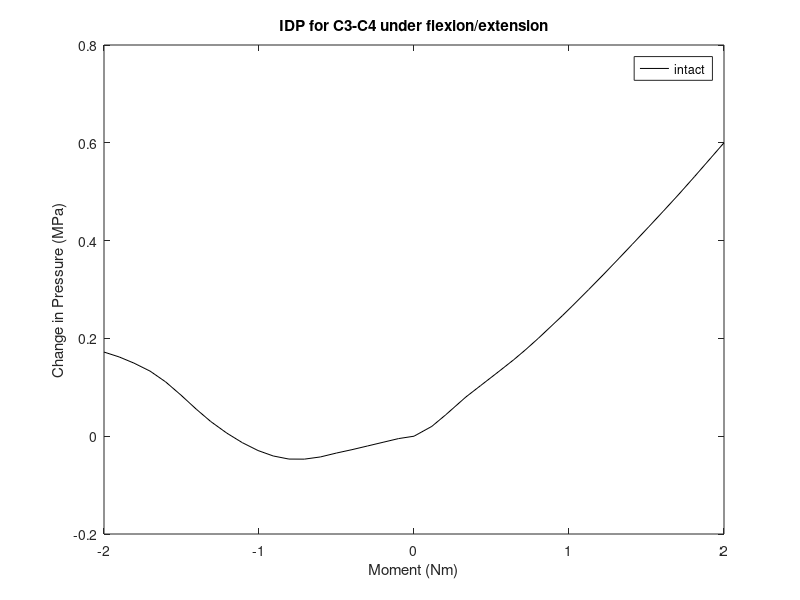
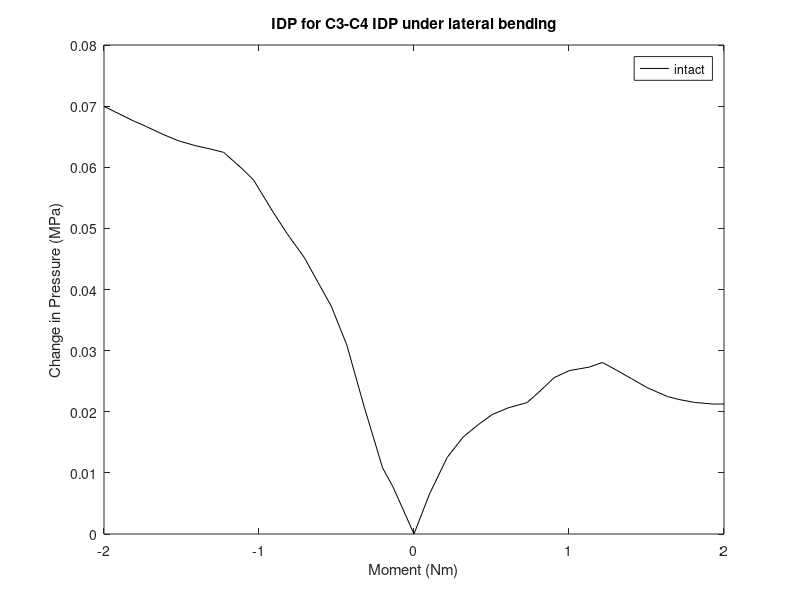
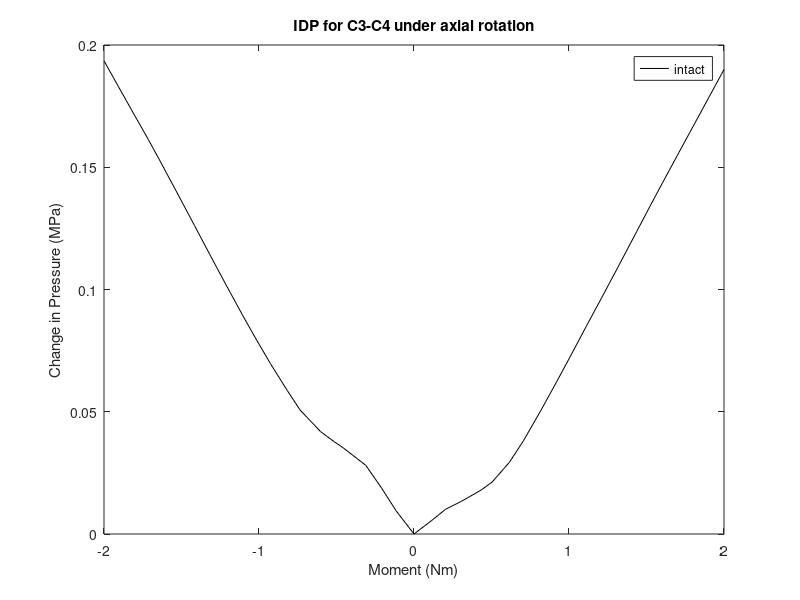

Here is the MATLAB script that generated these plots, in order:
%% this script plots average IDP for the c5-c5 nucleus pulposus under flexion/extension, lateral bending, and axial rotation
% intact
%% flexion/extension (4n4p) c5-c6 Average IDP
%4n
p4n=[0.757232 0.752332 0.744784 0.737232 0.729725 0.722827 0.714818 0.710336 0.710484 0.716822 0.727941 0.744037 0.763532 0.787228 0.812446 0.841475 0.868411 0.890218 0.906713 0.919272 0.929319 ];
x4n=[2 2.05 2.1 2.15 2.2 2.25 2.30198 2.35365 2.40358 2.45421 2.50322 2.55384 2.60384 2.65565 2.70225 2.75206 2.80139 2.85108 2.90339 2.95085 3];

%4p
p4p=[0.757232 0.777331 0.801085 0.837329 0.860643 0.888572 0.913933 0.93346 0.957689 1.0044 1.02325 1.05695 1.08726 1.12144 1.1497 1.18577 1.21756 1.2522 1.28776 1.32667 1.35731];
x4p=[2 2.0575 2.1025 2.16719 2.21465 2.2716 2.32233 2.35879 2.40155 2.47973 2.51017 2.56326 2.61022 2.66193 2.70424 2.75779 2.80445 2.8546 2.90442 2.95797 3];

% delta loop
for n=1:20
    p4n1(n)=[p4n(n+1)-p4n(1)];
    p4p1(n)=[p4p(n+1)-p4p(1)];
end

% zero data and join
x4n1=-2*(x4n-2);
x4p1=[(x4p-2)*2];
p4p2=[0,p4p1];
x4=[flip(x4n1(2:21)),x4p1];
p4=[flip(p4n1),p4p2];

%plot
figure(1)
f1=plot(x4,p4,'k');
ylabel('Change in Pressure (MPa)')
xlabel('Moment (Nm)')
title('IDP for C3-C4 under flexion/extension')
legend(f1,'intact')
hold on

%% lateral bending (5n5p) c5-c6 Average IDP
%5n
p5n=[0.757232 0.764908 0.768042 0.778033 0.788171 0.794515 0.79836 0.802492 0.80626 0.809767 0.815195 0.817103 0.819669 0.820198 0.820749 0.821518 0.822533 0.823947 0.824849 0.826325 0.8272];
x5n=[2 2.0675 2.10125 2.16062 2.21688 2.26697 2.30924 2.35429 2.40779 2.45293 2.51808 2.55698 2.61406 2.65527 2.70375 2.75725 2.8064 2.86587 2.90654 2.96524 3];

%5p
p5p=[0.757232 0.763777 0.76977 0.773091 0.775132 0.77677 0.777869 0.778728 0.780429 0.782813 0.783969 0.784525 0.785294 0.783997 0.782652 0.781187 0.77972 0.779245 0.778759 0.778488 0.778511];
x5p=[2 2.05 2.10719 2.15841 2.20749 2.25204 2.30359 2.36468 2.40251 2.45207 2.50137 2.56422 2.60772 2.65475 2.70141 2.75163 2.81747 2.85415 2.90465 2.96581 3];

% delta loop
for n=1:20
    p5n1(n)=[p5n(n+1)-p5n(1)];
    p5p1(n)=[p5p(n+1)-p5p(1)];
end

% zero data and join
x5n1=-2*(x5n-2);
x5p1=[(x5p-2)*2];
p5p2=[0,p5p1];
x5=[flip(x5n1(2:21)),x5p1];
p5=[flip(p5n1),p5p2];

%plot
figure(2)
d1=plot(x5,p5,'k');
ylabel('Change in Pressure (MPa)')
xlabel('Moment (Nm)')
title('IDP for C3-C4 IDP under lateral bending')
legend([d1],'intact')
hold on

%% axial rotation (6n6p) c5-c6 Average IDP
%6n
p6n=[0.757232 0.766685 0.776049 0.785309 0.792502 0.79495 0.799107 0.807935 0.81595 0.826937 0.837816 0.84695 0.858284 0.870624 0.883386 0.897582 0.91058 0.918543 0.92945 0.940363 0.950765];
x6n=[2 2.0575 2.1047 2.15542 2.22863 2.25714 2.30144 2.3674 2.40898 2.46323 2.51338 2.55396 2.60266 2.65487 2.708 2.76753 2.82255 2.85683 2.90566 2.95411 3];

%6p
p6p=[0.757232 0.762803 0.767345 0.77056 0.775176 0.778476 0.786561 0.795353 0.807884 0.817623 0.829612 0.842042 0.853281 0.866132 0.880821 0.891422 0.900879 0.913345 0.923955 0.935858 0.947216];
x6p=[2 2.0575 2.10171 2.15243 2.21614 2.25202 2.3077 2.35301 2.40975 2.45206 2.50317 2.55517 2.6029 2.65687 2.71794 2.76183 2.80173 2.85494 2.90035 2.95138 3];

% delta loop
for n=1:20
    p6n1(n)=[p6n(n+1)-p6n(1)];
    p6p1(n)=[p6p(n+1)-p6p(1)];
end

% zero data and join
x6n1=-2*(x6n-2);
x6p1=[(x6p-2)*2];
p6p2=[0,p6p1];
x6=[flip(x6n1(2:21)),x6p1];
p6=[flip(p6n1),p6p2];

%plot
figure(3)
s1=plot(x6,p6,'k');
ylabel('Change in Pressure (MPa)')
xlabel('Moment (Nm)')
title('IDP for C3-C4 under axial rotation')
legend([s1],'intact')
hold on
